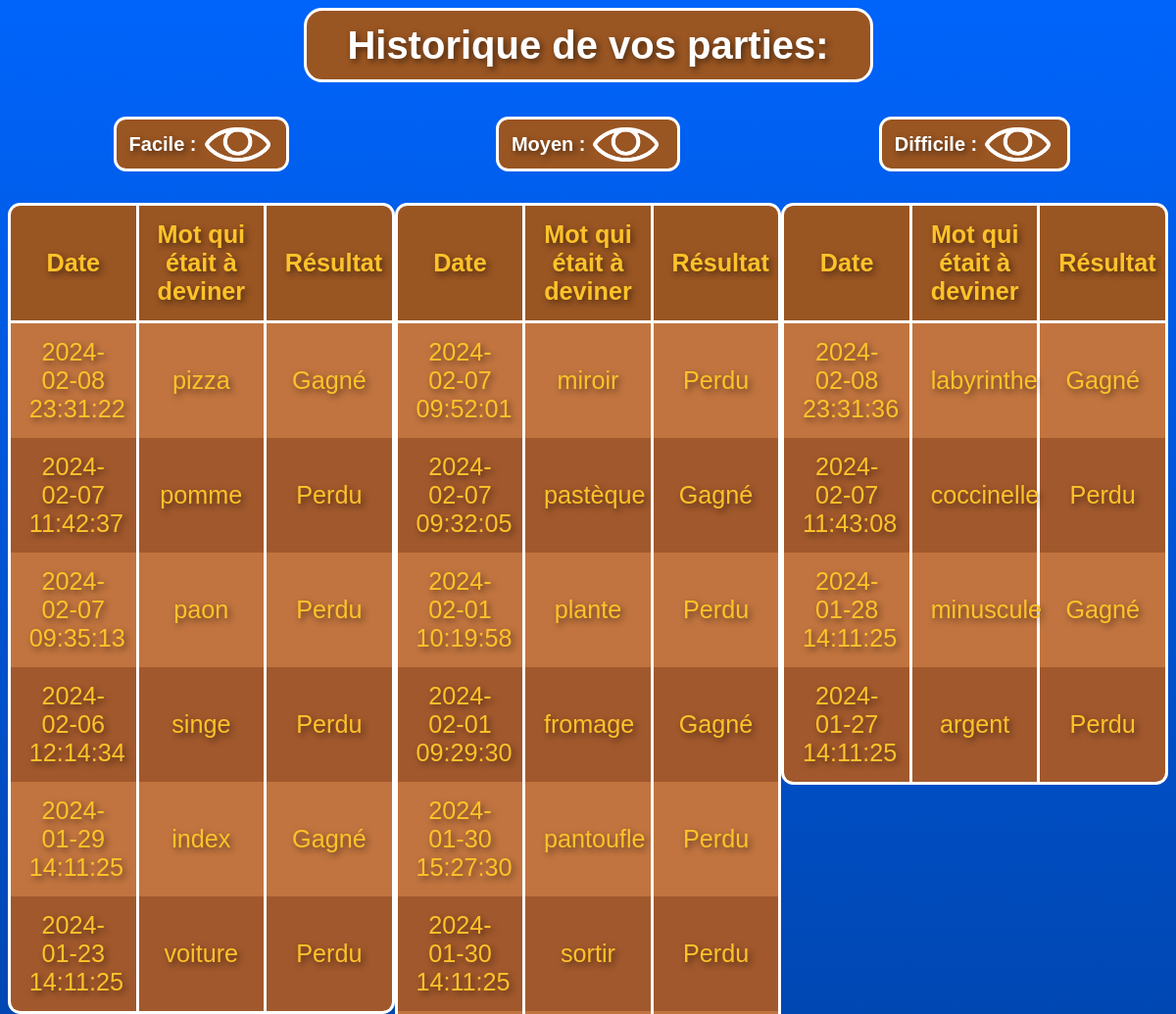
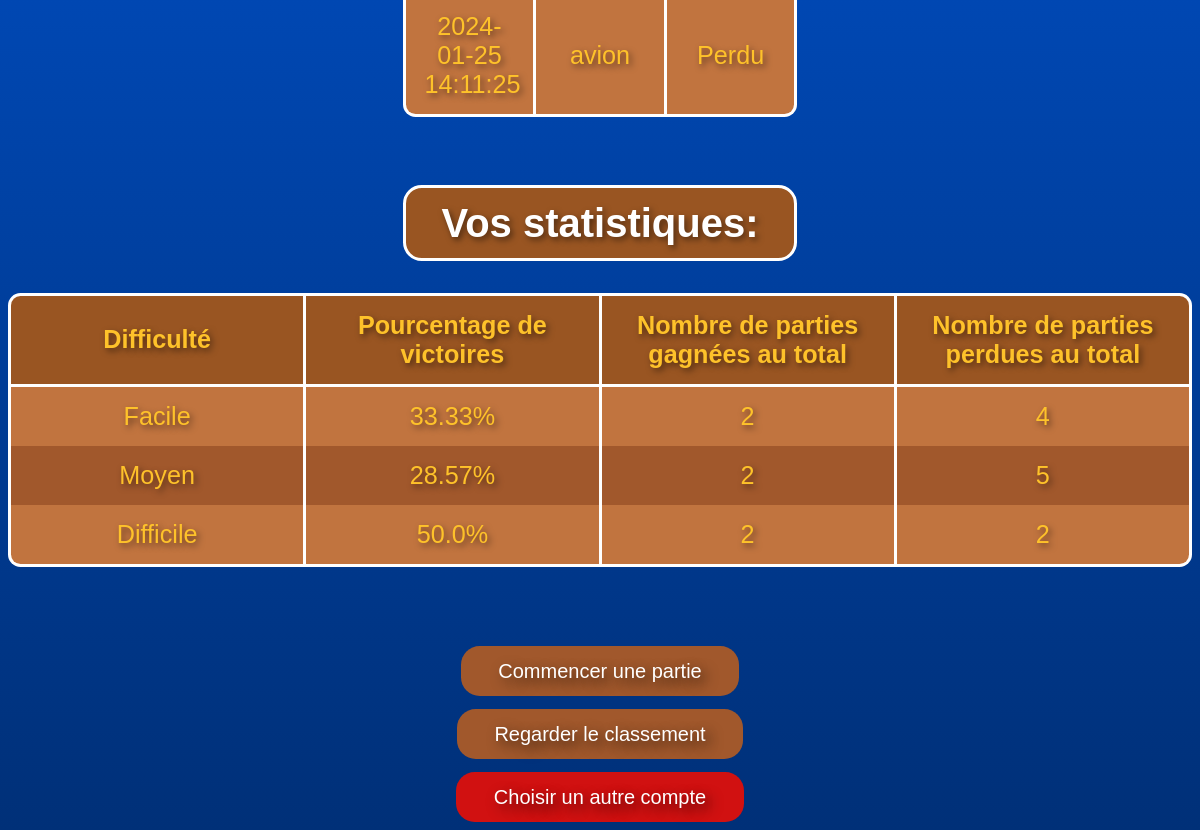
Page /historique (signed in) on the earlier database version (2 pictures, top to bottom).
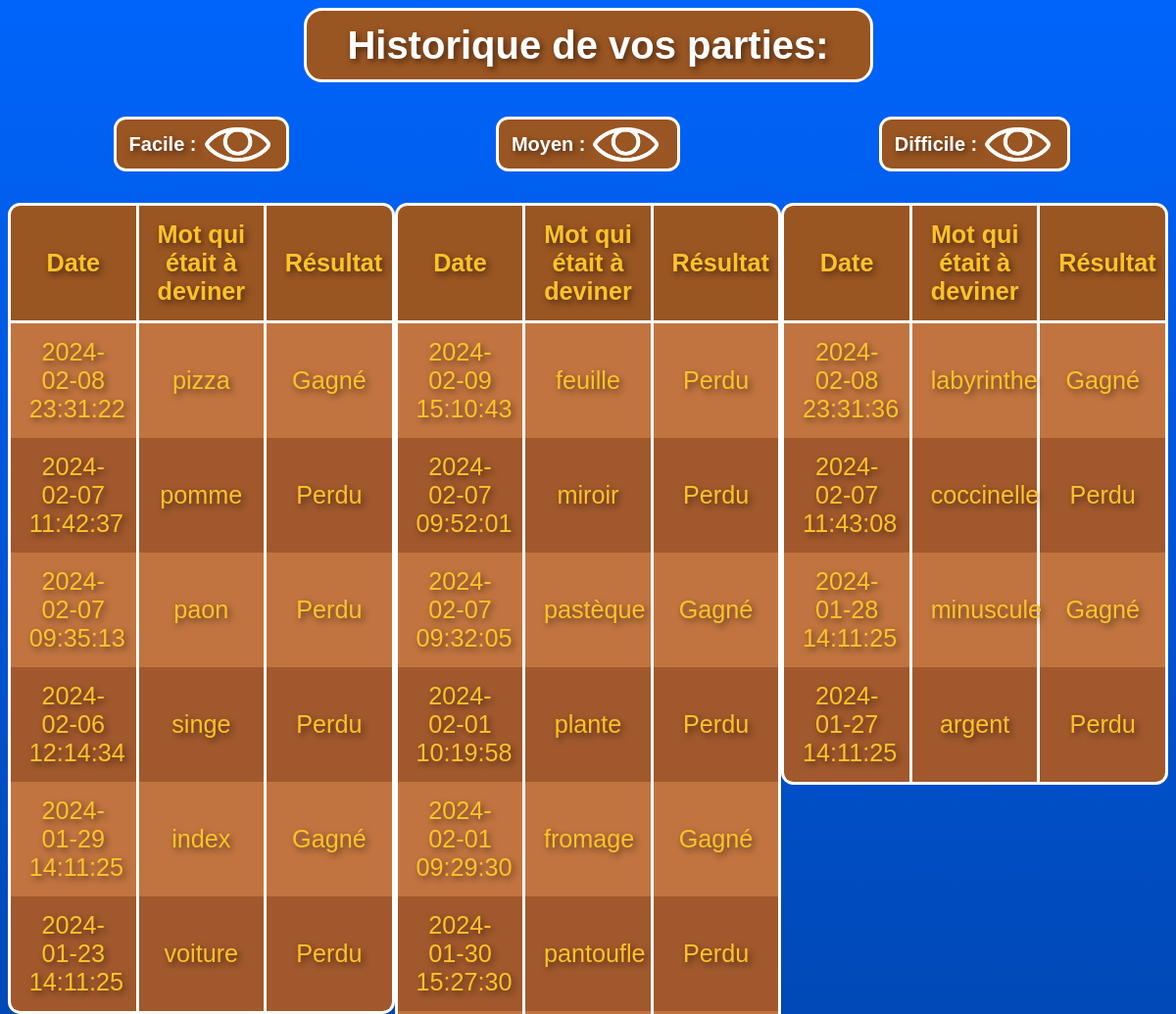
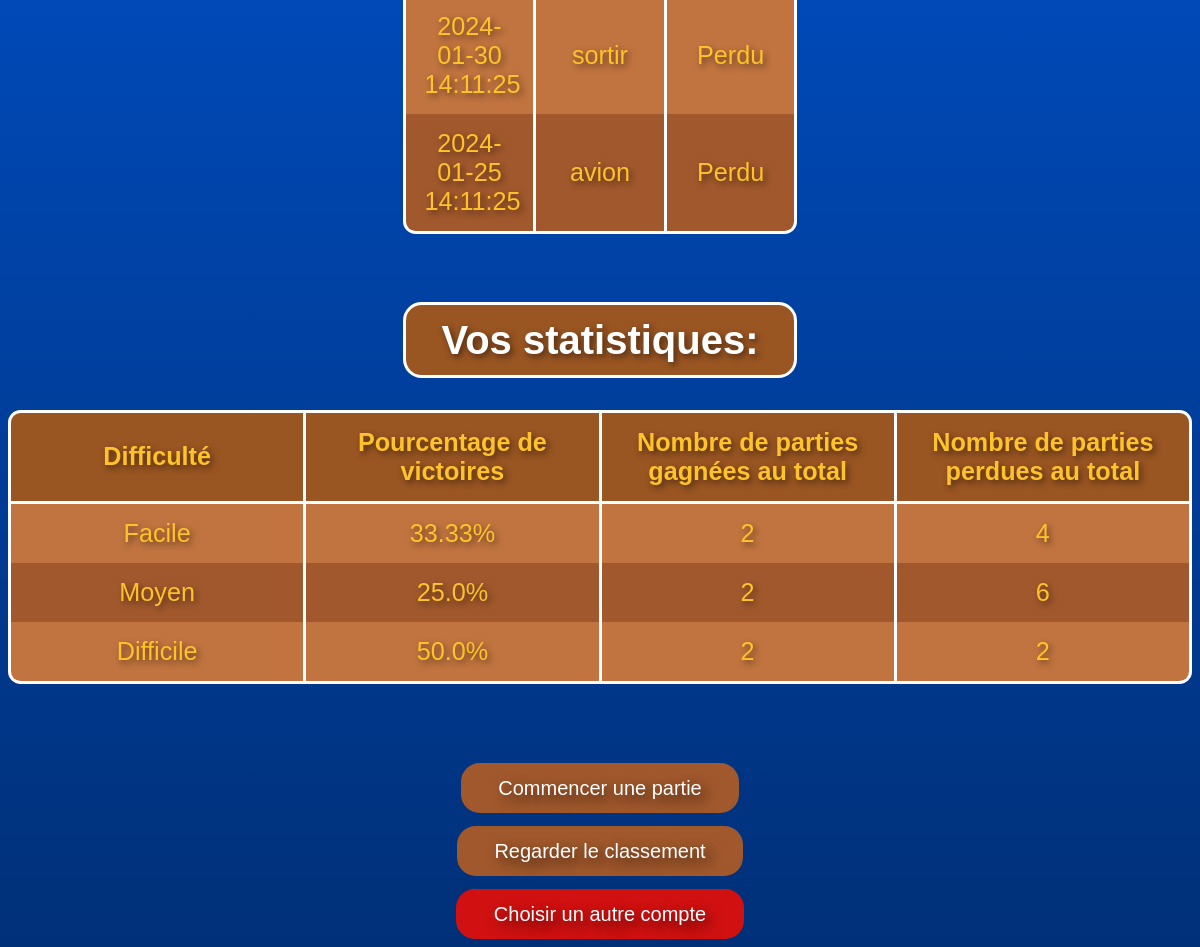
Same page on the later database version (2 pictures, top to bottom).
### tables this page shows
CREATE TABLE Partie (
    Partie_Id INTEGER PRIMARY KEY AUTOINCREMENT,
    Date_Du_Jeu DATETIME DEFAULT CURRENT_TIMESTAMP,
    Mot_A_Deviner VARCHAR,
    Gagne_Facile INTEGER DEFAULT 0,
    Perdu_Facile INTEGER DEFAULT 0,
    Gagne_Moyen INTEGER DEFAULT 0,
    Perdu_Moyen INTEGER DEFAULT 0,
    Gagne_Difficile INTEGER DEFAULT 0,
    Perdu_Difficile INTEGER DEFAULT 0,
    Resultat VARCHAR DEFAULT NULL,
    Difficulty VARCHAR DEFAULT NULL,
    User_Id INTEGER,
    FOREIGN KEY(User_Id) REFERENCES User(US_Id)
);

### app.py (the view)
@app.route('/historique')
def historique():
    user_id = session.get('user_id')
    historique_data = get_historique_data(user_id)
    return render_template('historique.html', **historique_data)

### app.py (called while the page is built)
def connect_db():
    db_path = 'Pendu.db'
    print(f"Connecté à la base de données : {db_path}")
    return sqlite3.connect(db_path)

### templates/historique.html (shortened to what this page needs)
<!DOCTYPE html>
<html lang="fr">
<head>
    <link rel="stylesheet" href="/static/historique.css">
</head>
<body class="fade-in">
    <div class="zoom">
        <div class="title-container" id="titre1">
            <h1>Historique de vos parties:</h1>
        </div>
        <br>
        <br>
        <br>
        <div class="table-container">
            <div class="table-section difficulty-section">
                <div class="title-container2" id="facile-arrow">
                    <div class="bold">
                        <span>Facile : </span>
                    </div>
                    <img src="/static/images/oeil-ouvert.png" class="arrow" alt="Flèche pour afficher/masquer le tableau">
                </div>
                <table id="table_facile" class="content-table visible table-transition">
                    <thead>
                        <tr>
                            <th>Date</th>
                            <th>Mot qui était à deviner</th>
                            <th>Résultat</th>
                        </tr>
                    </thead>
                    <tbody>
                        {% for game in game_history_facile %}
                        <tr>
                            <td>{{ game[0] }}</td>
                            <td>{{ game[1] }}</td>
                            <td>{{ game[2] }}</td>
                        </tr>
                        {% endfor %}
                    </tbody>
                </table>
            </div>
            <div class="table-section difficulty-section">
                <div class="title-container2" id="moyen-arrow">
                    <div class="bold">
                        <span>Moyen : </span>
                    </div>
                    <img src="/static/images/oeil-ouvert.png" class="arrow" alt="Flèche pour afficher/masquer le tableau">
                </div>
                <table id="table_moyen" class="content-table visible table-transition">
                    <thead>
                        <tr>
                            <th>Date</th>
                            <th>Mot qui était à deviner</th>
                            <th>Résultat</th>
                        </tr>
                    </thead>
                    <tbody>
                        {% for game in game_history_moyen %}
                        <tr>
                            <td>{{ game[0] }}</td>
                            <td>{{ game[1] }}</td>
                            <td>{{ game[2] }}</td>
                        </tr>
                        {% endfor %}
                    </tbody>
                </table>
            </div>
            <div class="table-section difficulty-section">
                <div class="title-container2" id="difficile-arrow">
                    <div class="bold">
                        <span>Difficile : </span>
                    </div>
                    <img src="/static/images/oeil-ouvert.png" class="arrow" alt="Flèche pour afficher/masquer le tableau">
                </div>
                <table id="table_difficile" class="content-table visible table-transition">
                    <thead>
                        <tr>
                            <th>Date</th>
                            <th>Mot qui était à deviner</th>
                            <th>Résultat</th>
                        </tr>
                    </thead>
                    <tbody>
                        {% for game in game_history_difficile %}
                        <tr>
                            <td>{{ game[0] }}</td>
                            <td>{{ game[1] }}</td>
                            <td>{{ game[2] }}</td>
                        </tr>
                        {% endfor %}
                    </tbody>
                </table>
            </div>
        </div>
        <div class="title-container" id="titre2">
            <h1>Vos statistiques:</h1>
        </div>
        <table class="stats-table">
            <thead>
                <tr>
                    <th>Difficulté</th>
                    <th>Pourcentage de victoires</th>
                    <th>Nombre de parties gagnées au total</th>
                    <th>Nombre de parties perdues au total</th>
                </tr>
            </thead>
            <tbody>
                <tr>
                    <td>Facile</td>
                    <td>{{ pourcentage_facile }}%</td>
                    <td>{{ total_gagne_facile }}</td>
                    <td>{{ total_perdu_facile }}</td>
                </tr>
                <tr>
                    <td>Moyen</td>
                    <td>{{ pourcentage_moyen }}%</td>
                    <td>{{ total_gagne_moyen }}</td>
                    <td>{{ total_perdu_moyen }}</td>
                </tr>
                <tr>
                    <td>Difficile</td>
                    <td>{{ pourcentage_difficile }}%</td>
                    <td>{{ total_gagne_difficile }}</td>
                    <td>{{ total_perdu_difficile }}</td>
                </tr>
            </tbody>
        </table>
        <br>
        <div class="bouton-section2">
            <a href="/recommencer_une_partie">
                <button class="bouton-recommencer">Commencer une partie</button>
            </a>
            <a href="/classement_total">
                <button class="bouton-historique">Regarder le classement</button>
            </a>
        </div>
        <div class="bouton-deconnexion">
            <a href="/">
                <button class="bouton-autre_compte">Choisir un autre compte</button>
            </a>
        </div>
    </div>
</body>
</html>

Differences in the rows shown:
added Partie: Date_Du_Jeu "2024-02-09 15:10:43", Mot_A_Deviner "feuille", Resultat "Perdu"
Other differences:
{{ pourcentage_moyen }}: "28.57" → "25.0"
{{ total_perdu_moyen }}: "5" → "6"
